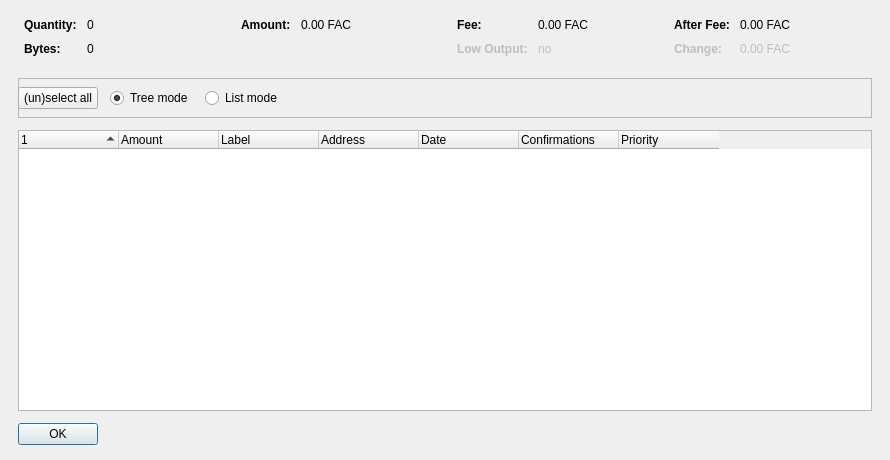
<?xml version="1.0" encoding="UTF-8"?>
<ui version="4.0">
 <class>CoinControlDialog</class>
 <widget class="QDialog" name="CoinControlDialog">
  <property name="geometry">
   <rect>
    <x>0</x>
    <y>0</y>
    <width>890</width>
    <height>460</height>
   </rect>
  </property>
  <property name="windowTitle">
   <string>Coin Control</string>
  </property>
  <layout class="QVBoxLayout" name="verticalLayout">
   <property name="spacing">
    <number>12</number>
   </property>
   <property name="leftMargin">
    <number>18</number>
   </property>
   <property name="topMargin">
    <number>18</number>
   </property>
   <property name="rightMargin">
    <number>18</number>
   </property>
   <property name="bottomMargin">
    <number>15</number>
   </property>
   <item>
    <layout class="QHBoxLayout" name="horizontalLayoutTop" stretch="0,0,0,0">
     <property name="topMargin">
      <number>0</number>
     </property>
     <property name="bottomMargin">
      <number>10</number>
     </property>
     <item>
      <layout class="QFormLayout" name="formLayoutCoinControl1">
       <property name="horizontalSpacing">
        <number>10</number>
       </property>
       <property name="verticalSpacing">
        <number>10</number>
       </property>
       <property name="leftMargin">
        <number>6</number>
       </property>
       <property name="rightMargin">
        <number>6</number>
       </property>
       <item row="0" column="0">
        <widget class="QLabel" name="labelCoinControlQuantityText">
         <property name="styleSheet">
          <string notr="true">font-weight:bold;</string>
         </property>
         <property name="text">
          <string>Quantity:</string>
         </property>
        </widget>
       </item>
       <item row="0" column="1">
        <widget class="QLabel" name="labelCoinControlQuantity">
         <property name="cursor">
          <cursorShape>IBeamCursor</cursorShape>
         </property>
         <property name="contextMenuPolicy">
          <enum>Qt::ActionsContextMenu</enum>
         </property>
         <property name="text">
          <string notr="true">0</string>
         </property>
         <property name="textInteractionFlags">
          <set>Qt::LinksAccessibleByMouse|Qt::TextSelectableByKeyboard|Qt::TextSelectableByMouse</set>
         </property>
        </widget>
       </item>
       <item row="1" column="0">
        <widget class="QLabel" name="labelCoinControlBytesText">
         <property name="styleSheet">
          <string notr="true">font-weight:bold;</string>
         </property>
         <property name="text">
          <string>Bytes:</string>
         </property>
        </widget>
       </item>
       <item row="1" column="1">
        <widget class="QLabel" name="labelCoinControlBytes">
         <property name="cursor">
          <cursorShape>IBeamCursor</cursorShape>
         </property>
         <property name="contextMenuPolicy">
          <enum>Qt::ActionsContextMenu</enum>
         </property>
         <property name="text">
          <string notr="true">0</string>
         </property>
         <property name="textInteractionFlags">
          <set>Qt::LinksAccessibleByMouse|Qt::TextSelectableByKeyboard|Qt::TextSelectableByMouse</set>
         </property>
        </widget>
       </item>
      </layout>
     </item>
     <item>
      <layout class="QFormLayout" name="formLayoutCoinControl2">
       <property name="horizontalSpacing">
        <number>10</number>
       </property>
       <property name="verticalSpacing">
        <number>10</number>
       </property>
       <property name="leftMargin">
        <number>6</number>
       </property>
       <property name="rightMargin">
        <number>6</number>
       </property>
       <item row="0" column="0">
        <widget class="QLabel" name="labelCoinControlAmountText">
         <property name="styleSheet">
          <string notr="true">font-weight:bold;</string>
         </property>
         <property name="text">
          <string>Amount:</string>
         </property>
        </widget>
       </item>
       <item row="0" column="1">
        <widget class="QLabel" name="labelCoinControlAmount">
         <property name="cursor">
          <cursorShape>IBeamCursor</cursorShape>
         </property>
         <property name="contextMenuPolicy">
          <enum>Qt::ActionsContextMenu</enum>
         </property>
         <property name="text">
          <string notr="true">0.00 FAC</string>
         </property>
         <property name="textInteractionFlags">
          <set>Qt::LinksAccessibleByMouse|Qt::TextSelectableByKeyboard|Qt::TextSelectableByMouse</set>
         </property>
        </widget>
       </item>
      </layout>
     </item>
     <item>
      <layout class="QFormLayout" name="formLayoutCoinControl3">
       <property name="horizontalSpacing">
        <number>10</number>
       </property>
       <property name="verticalSpacing">
        <number>10</number>
       </property>
       <property name="leftMargin">
        <number>6</number>
       </property>
       <property name="rightMargin">
        <number>6</number>
       </property>
       <item row="0" column="0">
        <widget class="QLabel" name="labelCoinControlFeeText">
         <property name="styleSheet">
          <string notr="true">font-weight:bold;</string>
         </property>
         <property name="text">
          <string>Fee:</string>
         </property>
        </widget>
       </item>
       <item row="0" column="1">
        <widget class="QLabel" name="labelCoinControlFee">
         <property name="cursor">
          <cursorShape>IBeamCursor</cursorShape>
         </property>
         <property name="contextMenuPolicy">
          <enum>Qt::ActionsContextMenu</enum>
         </property>
         <property name="text">
          <string notr="true">0.00 FAC</string>
         </property>
         <property name="textInteractionFlags">
          <set>Qt::LinksAccessibleByMouse|Qt::TextSelectableByKeyboard|Qt::TextSelectableByMouse</set>
         </property>
        </widget>
       </item>
       <item row="1" column="0">
        <widget class="QLabel" name="labelCoinControlLowOutputText">
         <property name="enabled">
          <bool>false</bool>
         </property>
         <property name="styleSheet">
          <string notr="true">font-weight:bold;</string>
         </property>
         <property name="text">
          <string>Low Output:</string>
         </property>
        </widget>
       </item>
       <item row="1" column="1">
        <widget class="QLabel" name="labelCoinControlLowOutput">
         <property name="enabled">
          <bool>false</bool>
         </property>
         <property name="cursor">
          <cursorShape>IBeamCursor</cursorShape>
         </property>
         <property name="contextMenuPolicy">
          <enum>Qt::ActionsContextMenu</enum>
         </property>
         <property name="text">
          <string notr="true">no</string>
         </property>
         <property name="textInteractionFlags">
          <set>Qt::LinksAccessibleByMouse|Qt::TextSelectableByKeyboard|Qt::TextSelectableByMouse</set>
         </property>
        </widget>
       </item>
      </layout>
     </item>
     <item>
      <layout class="QFormLayout" name="formLayoutCoinControl4">
       <property name="horizontalSpacing">
        <number>10</number>
       </property>
       <property name="verticalSpacing">
        <number>10</number>
       </property>
       <property name="leftMargin">
        <number>6</number>
       </property>
       <property name="rightMargin">
        <number>6</number>
       </property>
       <item row="0" column="0">
        <widget class="QLabel" name="labelCoinControlAfterFeeText">
         <property name="styleSheet">
          <string notr="true">font-weight:bold;</string>
         </property>
         <property name="text">
          <string>After Fee:</string>
         </property>
        </widget>
       </item>
       <item row="0" column="1">
        <widget class="QLabel" name="labelCoinControlAfterFee">
         <property name="cursor">
          <cursorShape>IBeamCursor</cursorShape>
         </property>
         <property name="contextMenuPolicy">
          <enum>Qt::ActionsContextMenu</enum>
         </property>
         <property name="text">
          <string notr="true">0.00 FAC</string>
         </property>
         <property name="textInteractionFlags">
          <set>Qt::LinksAccessibleByMouse|Qt::TextSelectableByKeyboard|Qt::TextSelectableByMouse</set>
         </property>
        </widget>
       </item>
       <item row="1" column="0">
        <widget class="QLabel" name="labelCoinControlChangeText">
         <property name="enabled">
          <bool>false</bool>
         </property>
         <property name="styleSheet">
          <string notr="true">font-weight:bold;</string>
         </property>
         <property name="text">
          <string>Change:</string>
         </property>
        </widget>
       </item>
       <item row="1" column="1">
        <widget class="QLabel" name="labelCoinControlChange">
         <property name="enabled">
          <bool>false</bool>
         </property>
         <property name="cursor">
          <cursorShape>IBeamCursor</cursorShape>
         </property>
         <property name="contextMenuPolicy">
          <enum>Qt::ActionsContextMenu</enum>
         </property>
         <property name="text">
          <string notr="true">0.00 FAC</string>
         </property>
         <property name="textInteractionFlags">
          <set>Qt::LinksAccessibleByMouse|Qt::TextSelectableByKeyboard|Qt::TextSelectableByMouse</set>
         </property>
        </widget>
       </item>
      </layout>
     </item>
    </layout>
   </item>
   <item>
    <widget class="QFrame" name="frame">
     <property name="minimumSize">
      <size>
       <width>0</width>
       <height>40</height>
      </size>
     </property>
     <property name="frameShape">
      <enum>QFrame::StyledPanel</enum>
     </property>
     <property name="frameShadow">
      <enum>QFrame::Sunken</enum>
     </property>
     <widget class="QWidget" name="horizontalLayoutWidget">
      <property name="geometry">
       <rect>
        <x>0</x>
        <y>0</y>
        <width>781</width>
        <height>41</height>
       </rect>
      </property>
      <layout class="QHBoxLayout" name="horizontalLayoutPanel" stretch="0,0,0,0">
       <property name="spacing">
        <number>12</number>
       </property>
       <item>
        <widget class="QPushButton" name="pushButtonSelectAll">
         <property name="sizePolicy">
          <sizepolicy hsizetype="Maximum" vsizetype="Fixed">
           <horstretch>0</horstretch>
           <verstretch>0</verstretch>
          </sizepolicy>
         </property>
         <property name="text">
          <string>(un)select all</string>
         </property>
        </widget>
       </item>
       <item>
        <widget class="QRadioButton" name="radioTreeMode">
         <property name="sizePolicy">
          <sizepolicy hsizetype="Maximum" vsizetype="Fixed">
           <horstretch>0</horstretch>
           <verstretch>0</verstretch>
          </sizepolicy>
         </property>
         <property name="text">
          <string>Tree mode</string>
         </property>
         <property name="checked">
          <bool>true</bool>
         </property>
        </widget>
       </item>
       <item>
        <widget class="QRadioButton" name="radioListMode">
         <property name="sizePolicy">
          <sizepolicy hsizetype="Maximum" vsizetype="Fixed">
           <horstretch>0</horstretch>
           <verstretch>0</verstretch>
          </sizepolicy>
         </property>
         <property name="text">
          <string>List mode</string>
         </property>
        </widget>
       </item>
       <item>
        <spacer name="horizontalSpacer">
         <property name="orientation">
          <enum>Qt::Horizontal</enum>
         </property>
         <property name="sizeHint" stdset="0">
          <size>
           <width>40</width>
           <height>20</height>
          </size>
         </property>
        </spacer>
       </item>
      </layout>
     </widget>
    </widget>
   </item>
   <item>
    <widget class="CoinControlTreeWidget" name="treeWidget">
     <property name="contextMenuPolicy">
      <enum>Qt::CustomContextMenu</enum>
     </property>
     <property name="horizontalScrollBarPolicy">
      <enum>Qt::ScrollBarAlwaysOff</enum>
     </property>
     <property name="sortingEnabled">
      <bool>false</bool>
     </property>
     <property name="columnCount">
      <number>7</number>
     </property>
     <attribute name="headerShowSortIndicator" stdset="0">
      <bool>true</bool>
     </attribute>
     <attribute name="headerStretchLastSection">
      <bool>false</bool>
     </attribute>
     <column>
      <property name="text">
       <string/>
      </property>
     </column>
     <column>
      <property name="text">
       <string>Amount</string>
      </property>
     </column>
     <column>
      <property name="text">
       <string>Label</string>
      </property>
     </column>
     <column>
      <property name="text">
       <string>Address</string>
      </property>
     </column>
     <column>
      <property name="text">
       <string>Date</string>
      </property>
     </column>
     <column>
      <property name="text">
       <string>Confirmations</string>
      </property>
      <property name="toolTip">
       <string>Confirmed</string>
      </property>
     </column>
     <column>
      <property name="text">
       <string>Priority</string>
      </property>
     </column>
    </widget>
   </item>
   <item>
    <widget class="QDialogButtonBox" name="buttonBox">
     <property name="sizePolicy">
      <sizepolicy hsizetype="Maximum" vsizetype="Fixed">
       <horstretch>0</horstretch>
       <verstretch>0</verstretch>
      </sizepolicy>
     </property>
     <property name="orientation">
      <enum>Qt::Horizontal</enum>
     </property>
     <property name="standardButtons">
      <set>QDialogButtonBox::Ok</set>
     </property>
    </widget>
   </item>
  </layout>
 </widget>
 <customwidgets>
  <customwidget>
   <class>CoinControlTreeWidget</class>
   <extends>QTreeWidget</extends>
   <header>coincontroltreewidget.h</header>
  </customwidget>
 </customwidgets>
 <resources/>
 <connections/>
</ui>
